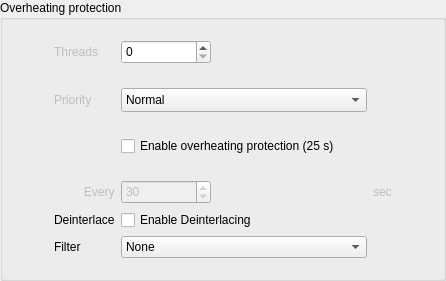
                    <widget class="QGroupBox" name="groupBoxSettings_4">
                     <property name="title">
                      <string>Overheating protection</string>
                     </property>
                     <layout class="QGridLayout" name="gridLayout_17">
                      <property name="topMargin">
                       <number>20</number>
                      </property>
                      <property name="bottomMargin">
                       <number>20</number>
                      </property>
                      <item row="0" column="0">
                       <layout class="QGridLayout" name="gridLayout_16">
                        <property name="leftMargin">
                         <number>0</number>
                        </property>
                        <property name="rightMargin">
                         <number>0</number>
                        </property>
                        <item row="7" column="2">
                         <widget class="QSpinBox" name="spinBox_protectionTimer">
                          <property name="enabled">
                           <bool>false</bool>
                          </property>
                          <property name="sizePolicy">
                           <sizepolicy hsizetype="Minimum" vsizetype="Fixed">
                            <horstretch>0</horstretch>
                            <verstretch>0</verstretch>
                           </sizepolicy>
                          </property>
                          <property name="minimumSize">
                           <size>
                            <width>30</width>
                            <height>24</height>
                           </size>
                          </property>
                          <property name="maximumSize">
                           <size>
                            <width>90</width>
                            <height>30</height>
                           </size>
                          </property>
                          <property name="styleSheet">
                           <string notr="true"/>
                          </property>
                          <property name="specialValueText">
                           <string notr="true"/>
                          </property>
                          <property name="suffix">
                           <string notr="true"/>
                          </property>
                          <property name="prefix">
                           <string notr="true"/>
                          </property>
                          <property name="minimum">
                           <number>15</number>
                          </property>
                          <property name="maximum">
                           <number>1800</number>
                          </property>
                          <property name="value">
                           <number>30</number>
                          </property>
                         </widget>
                        </item>
                        <item row="6" column="2">
                         <spacer name="verticalSpacer_14">
                          <property name="orientation">
                           <enum>Qt::Orientation::Vertical</enum>
                          </property>
                          <property name="sizeType">
                           <enum>QSizePolicy::Policy::Fixed</enum>
                          </property>
                          <property name="sizeHint" stdset="0">
                           <size>
                            <width>20</width>
                            <height>18</height>
                           </size>
                          </property>
                         </spacer>
                        </item>
                        <item row="1" column="2">
                         <widget class="QSpinBox" name="spinBox_threads">
                          <property name="enabled">
                           <bool>true</bool>
                          </property>
                          <property name="minimumSize">
                           <size>
                            <width>30</width>
                            <height>24</height>
                           </size>
                          </property>
                          <property name="maximumSize">
                           <size>
                            <width>90</width>
                            <height>30</height>
                           </size>
                          </property>
                         </widget>
                        </item>
                        <item row="2" column="2">
                         <spacer name="verticalSpacer_22">
                          <property name="orientation">
                           <enum>Qt::Orientation::Vertical</enum>
                          </property>
                          <property name="sizeHint" stdset="0">
                           <size>
                            <width>20</width>
                            <height>18</height>
                           </size>
                          </property>
                         </spacer>
                        </item>
                        <item row="5" column="2">
                         <widget class="QCheckBox" name="checkBox_protection">
                          <property name="sizePolicy">
                           <sizepolicy hsizetype="Minimum" vsizetype="Fixed">
                            <horstretch>0</horstretch>
                            <verstretch>0</verstretch>
                           </sizepolicy>
                          </property>
                          <property name="minimumSize">
                           <size>
                            <width>246</width>
                            <height>0</height>
                           </size>
                          </property>
                          <property name="maximumSize">
                           <size>
                            <width>246</width>
                            <height>16777215</height>
                           </size>
                          </property>
                          <property name="styleSheet">
                           <string notr="true"/>
                          </property>
                          <property name="text">
                           <string>Enable overheating protection (25 s)</string>
                          </property>
                         </widget>
                        </item>
                        <item row="4" column="2">
                         <spacer name="verticalSpacer_20">
                          <property name="orientation">
                           <enum>Qt::Orientation::Vertical</enum>
                          </property>
                          <property name="sizeHint" stdset="0">
                           <size>
                            <width>20</width>
                            <height>18</height>
                           </size>
                          </property>
                         </spacer>
                        </item>
                        <item row="7" column="1" alignment="Qt::AlignmentFlag::AlignRight">
                         <widget class="QLabel" name="label_protectionTimer">
                          <property name="enabled">
                           <bool>false</bool>
                          </property>
                          <property name="sizePolicy">
                           <sizepolicy hsizetype="Preferred" vsizetype="Preferred">
                            <horstretch>0</horstretch>
                            <verstretch>0</verstretch>
                           </sizepolicy>
                          </property>
                          <property name="text">
                           <string>      Every</string>
                          </property>
                         </widget>
                        </item>
                        <item row="1" column="1">
                         <widget class="QLabel" name="label_threads">
                          <property name="enabled">
                           <bool>false</bool>
                          </property>
                          <property name="text">
                           <string>Threads</string>
                          </property>
                         </widget>
                        </item>
                        <item row="7" column="4">
                         <spacer name="horizontalSpacer_4">
                          <property name="orientation">
                           <enum>Qt::Orientation::Horizontal</enum>
                          </property>
                          <property name="sizeHint" stdset="0">
                           <size>
                            <width>40</width>
                            <height>20</height>
                           </size>
                          </property>
                         </spacer>
                        </item>
                        <item row="7" column="3" alignment="Qt::AlignmentFlag::AlignLeft">
                         <widget class="QLabel" name="label_protectionTimer2">
                          <property name="enabled">
                           <bool>false</bool>
                          </property>
                          <property name="text">
                           <string>sec</string>
                          </property>
                         </widget>
                        </item>
                        <item row="7" column="0">
                         <spacer name="horizontalSpacer_6">
                          <property name="orientation">
                           <enum>Qt::Orientation::Horizontal</enum>
                          </property>
                          <property name="sizeType">
                           <enum>QSizePolicy::Policy::Expanding</enum>
                          </property>
                          <property name="sizeHint" stdset="0">
                           <size>
                            <width>40</width>
                            <height>20</height>
                           </size>
                          </property>
                         </spacer>
                        </item>
                        <item row="3" column="2" colspan="2">
                         <widget class="QComboBox" name="comboBox_priority">
                          <property name="minimumSize">
                           <size>
                            <width>246</width>
                            <height>24</height>
                           </size>
                          </property>
                          <property name="maximumSize">
                           <size>
                            <width>246</width>
                            <height>30</height>
                           </size>
                          </property>
                          <property name="currentIndex">
                           <number>2</number>
                          </property>
                          <item>
                           <property name="text">
                            <string>Lowest</string>
                           </property>
                          </item>
                          <item>
                           <property name="text">
                            <string>Low</string>
                           </property>
                          </item>
                          <item>
                           <property name="text">
                            <string>Normal</string>
                           </property>
                          </item>
                          <item>
                           <property name="text">
                            <string>High</string>
                           </property>
                          </item>
                          <item>
                           <property name="text">
                            <string>Highest</string>
                           </property>
                          </item>
                         </widget>
                        </item>
                        <item row="3" column="1">
                         <widget class="QLabel" name="label_priority">
                          <property name="enabled">
                           <bool>false</bool>
                          </property>
                          <property name="text">
                           <string>Priority</string>
                          </property>
                         </widget>
                        </item>
                        <item row="3" column="4">
                         <spacer name="horizontalSpacer_13">
                          <property name="orientation">
                           <enum>Qt::Orientation::Horizontal</enum>
                          </property>
                          <property name="sizeHint" stdset="0">
                           <size>
                            <width>40</width>
                            <height>20</height>
                           </size>
                          </property>
                         </spacer>
                        </item>
                        <item row="3" column="0">
                         <spacer name="horizontalSpacer_17">
                          <property name="orientation">
                           <enum>Qt::Orientation::Horizontal</enum>
                          </property>
                          <property name="sizeHint" stdset="0">
                           <size>
                            <width>40</width>
                            <height>20</height>
                           </size>
                          </property>
                         </spacer>
                        </item>
                        <item row="12" column="1">
                         <widget class="QLabel" name="label_deinterlace">
                          <property name="text">
                           <string>Deinterlace</string>
                          </property>
                         </widget>
                        </item>
                        <item row="12" column="2">
                         <widget class="QCheckBox" name="checkBox_deinterlace">
                          <property name="toolTip">
                           <string>Enable deinterlacing filter for interlaced video content</string>
                          </property>
                          <property name="text">
                           <string>Enable Deinterlacing</string>
                          </property>
                         </widget>
                        </item>
                        <item row="13" column="1">
                         <widget class="QLabel" name="label_deinterlace_filter">
                          <property name="text">
                           <string>Filter</string>
                          </property>
                         </widget>
                        </item>
                        <item row="13" column="2">
                         <widget class="QComboBox" name="comboBox_deinterlace_filter">
                          <property name="toolTip">
                           <string>Select the deinterlacing algorithm to use (yadif, bwdif, or estdif)</string>
                          </property>
                          <property name="currentIndex">
                           <number>0</number>
                          </property>
                          <item>
                           <property name="text">
                            <string>None</string>
                           </property>
                          </item>
                          <item>
                           <property name="text">
                            <string>yadif</string>
                           </property>
                          </item>
                          <item>
                           <property name="text">
                            <string>bwdif</string>
                           </property>
                          </item>
                          <item>
                           <property name="text">
                            <string>estdif</string>
                           </property>
                          </item>
                         </widget>
                        </item>
                       </layout>
                      </item>
                     </layout>
                    </widget>
